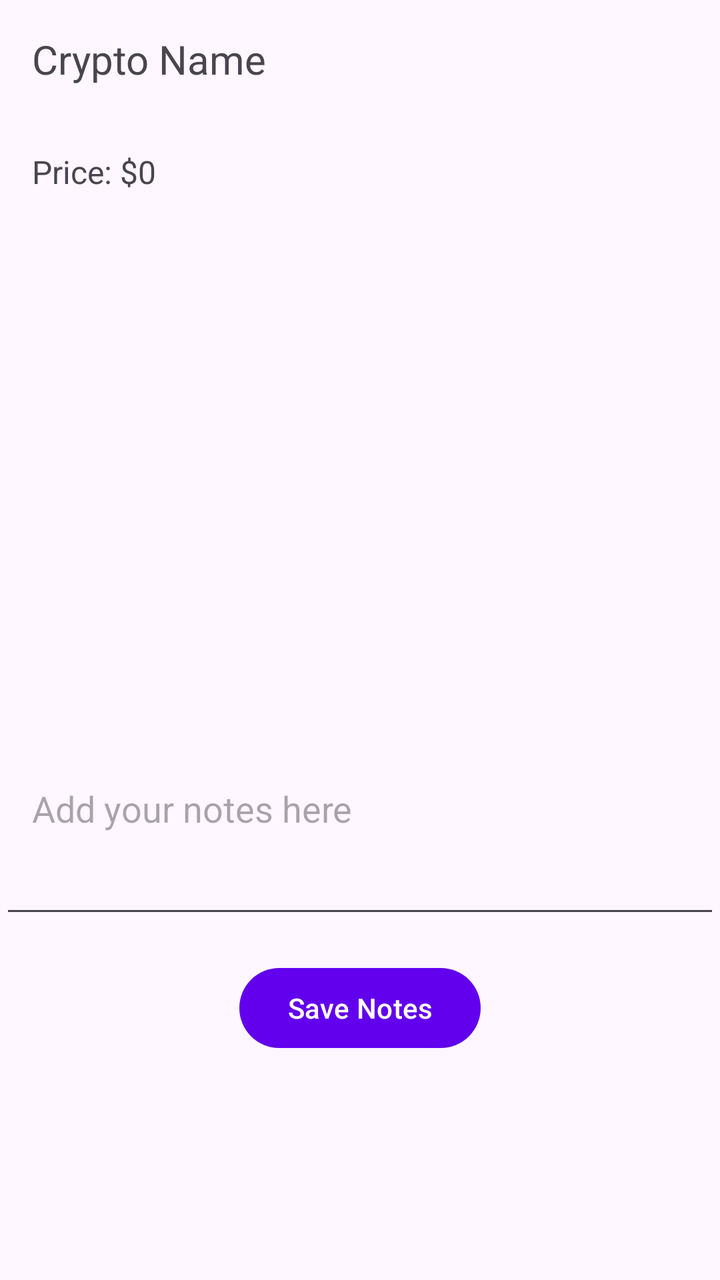
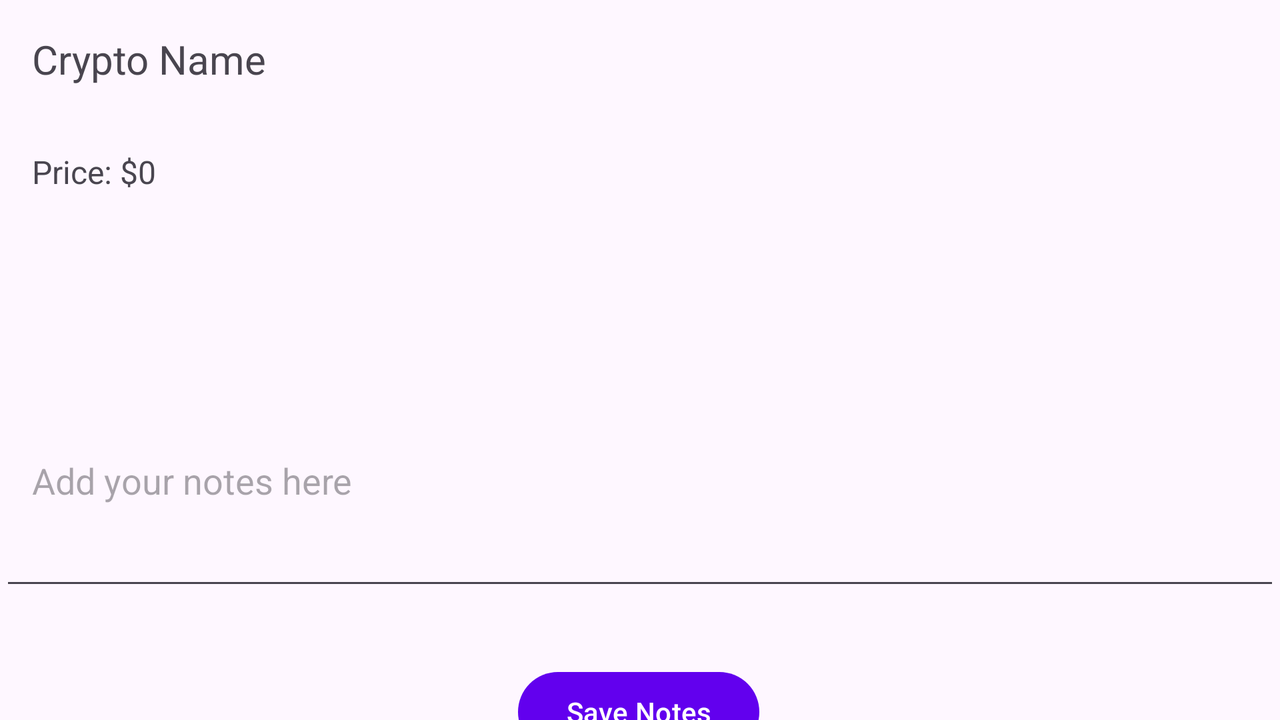

Compare how this app lays out the same screen by default and in its alternative resource folder. The renders come first, then the two layout files and the values they reference.
<!-- AndroidManifest.xml: application theme Base.Theme.Coinnect -->
<!-- res/layout/fragment_detail_fav.xml -->
<androidx.constraintlayout.widget.ConstraintLayout xmlns:android="http://schemas.android.com/apk/res/android"
    android:layout_width="match_parent"
    android:layout_height="match_parent"
    xmlns:app="http://schemas.android.com/apk/res-auto"
    xmlns:tools="http://schemas.android.com/tools"
    tools:context=".DetailFavFragment">

    
    <TextView
        android:id="@+id/tvCryptoName"
        android:layout_width="wrap_content"
        android:layout_height="wrap_content"
        android:text="@string/cryptoname"
        android:textSize="20sp"
        app:layout_constraintTop_toTopOf="parent"
        app:layout_constraintStart_toStartOf="parent"
        android:padding="16dp"/>

    
    <TextView
        android:id="@+id/tvCryptoPrice"
        android:layout_width="wrap_content"
        android:layout_height="wrap_content"
        android:text="@string/price2"
        android:textSize="16sp"
        app:layout_constraintTop_toBottomOf="@id/tvCryptoName"
        app:layout_constraintStart_toStartOf="parent"
        android:padding="16dp"/>

    
    <ImageView
        android:id="@+id/cryptoImage"
        android:layout_width="200dp"
        android:layout_height="200dp"
        app:layout_constraintTop_toBottomOf="@id/tvCryptoPrice"
        app:layout_constraintStart_toStartOf="parent"
        app:layout_constraintEnd_toEndOf="parent"
        android:layout_marginTop="16dp"/>

    
    <EditText
        android:id="@+id/etNotes"
        android:layout_width="0dp"
        android:layout_height="wrap_content"
        android:hint="@string/notascrypto"
        android:layout_marginTop="16dp"
        app:layout_constraintTop_toBottomOf="@id/cryptoImage"
        app:layout_constraintStart_toStartOf="parent"
        app:layout_constraintEnd_toEndOf="parent"
        android:padding="16dp"
        android:lines="4"/>

    
    <Button
        android:id="@+id/btnSaveNotes"
        android:layout_width="wrap_content"
        android:layout_height="wrap_content"
        android:text="@string/btnguardar"
        app:layout_constraintTop_toBottomOf="@id/etNotes"
        app:layout_constraintStart_toStartOf="parent"
        app:layout_constraintEnd_toEndOf="parent"
        android:layout_marginTop="16dp"/>

</androidx.constraintlayout.widget.ConstraintLayout>
<!-- resources referenced by this layout -->
<resources>
  <string name="btnguardar">Save Notes</string>
  <string name="cryptoname">Crypto Name</string>
  <string name="notascrypto">Add your notes here</string>
  <string name="price2">Price: $0</string>
  <style name="Base.Theme.Coinnect" parent="Theme.Material3.DayNight.NoActionBar">
          <item name="colorPrimary">@color/colorPrimary</item>
          <item name="colorPrimaryVariant">@color/colorPrimaryVariant</item>
          <item name="colorSecondary">@color/colorSecondary</item>
          <item name="android:textColorPrimary">@color/textColorPrimary</item>
          <item name="android:background">@android:color/transparent</item>
          <item name="buttonStyle">@style/ButtonStyle</item>
      </style>
  <color name="colorPrimary">#6200EE</color>
  <color name="colorPrimaryVariant">#3700B3</color>
  <color name="colorSecondary">#03DAC5</color>
  <color name="textColorPrimary">#000000</color>
  <style name="ButtonStyle">
          <item name="android:background">@color/buttonColor</item>  
          <item name="android:textColor">@color/buttonTextColor</item>  
          <item name="android:textSize">14sp</item>
          <item name="android:padding">16dp</item>  
      </style>
  <color name="buttonColor">#6200EE</color>
  <color name="buttonTextColor">#FFFFFF</color>
</resources>
<!-- res/layout-land/fragment_detail_fav.xml (the repository's variant of the layout above) -->
<!-- drawn on the phone turned sideways -->
<?xml version="1.0" encoding="utf-8"?>
<androidx.constraintlayout.widget.ConstraintLayout xmlns:android="http://schemas.android.com/apk/res/android"
    android:layout_width="match_parent"
    android:layout_height="match_parent"
    xmlns:app="http://schemas.android.com/apk/res-auto"
    xmlns:tools="http://schemas.android.com/tools"
    tools:context=".DetailFavFragment">

    
    <TextView
        android:id="@+id/tvCryptoName"
        android:layout_width="wrap_content"
        android:layout_height="wrap_content"
        android:text="@string/cryptoname"
        android:textSize="20sp"
        app:layout_constraintTop_toTopOf="parent"
        app:layout_constraintStart_toStartOf="parent"
        android:padding="16dp"/>

    
    <TextView
        android:id="@+id/tvCryptoPrice"
        android:layout_width="wrap_content"
        android:layout_height="wrap_content"
        android:text="@string/price2"
        android:textSize="16sp"
        app:layout_constraintTop_toBottomOf="@id/tvCryptoName"
        app:layout_constraintStart_toStartOf="parent"
        android:padding="16dp"/>

    

    

    

    <EditText
        android:id="@+id/etNotes"
        android:layout_width="0dp"
        android:layout_height="wrap_content"
        android:layout_marginTop="68dp"
        android:hint="@string/notascrypto"
        android:lines="4"
        android:padding="16dp"
        app:layout_constraintEnd_toEndOf="parent"
        app:layout_constraintHorizontal_bias="0.0"
        app:layout_constraintStart_toStartOf="parent"
        app:layout_constraintTop_toBottomOf="@id/tvCryptoPrice" />

    <ImageView
        android:id="@+id/cryptoImage"
        android:layout_width="150dp"
        android:layout_height="150dp"
        android:layout_marginEnd="48dp"
        android:layout_marginBottom="16dp"
        app:layout_constraintBottom_toTopOf="@+id/etNotes"
        app:layout_constraintEnd_toEndOf="parent"
        app:layout_constraintHorizontal_bias="0.845"
        app:layout_constraintStart_toEndOf="@+id/tvCryptoName"
        app:layout_constraintTop_toTopOf="parent"
        app:layout_constraintVertical_bias="1.0" />

    <Button
        android:id="@+id/btnSaveNotes"
        android:layout_width="wrap_content"
        android:layout_height="wrap_content"
        android:layout_marginTop="32dp"
        android:text="@string/btnguardar"
        app:layout_constraintEnd_toEndOf="parent"
        app:layout_constraintHorizontal_bias="0.499"
        app:layout_constraintStart_toStartOf="parent"
        app:layout_constraintTop_toBottomOf="@+id/etNotes" />

</androidx.constraintlayout.widget.ConstraintLayout>
